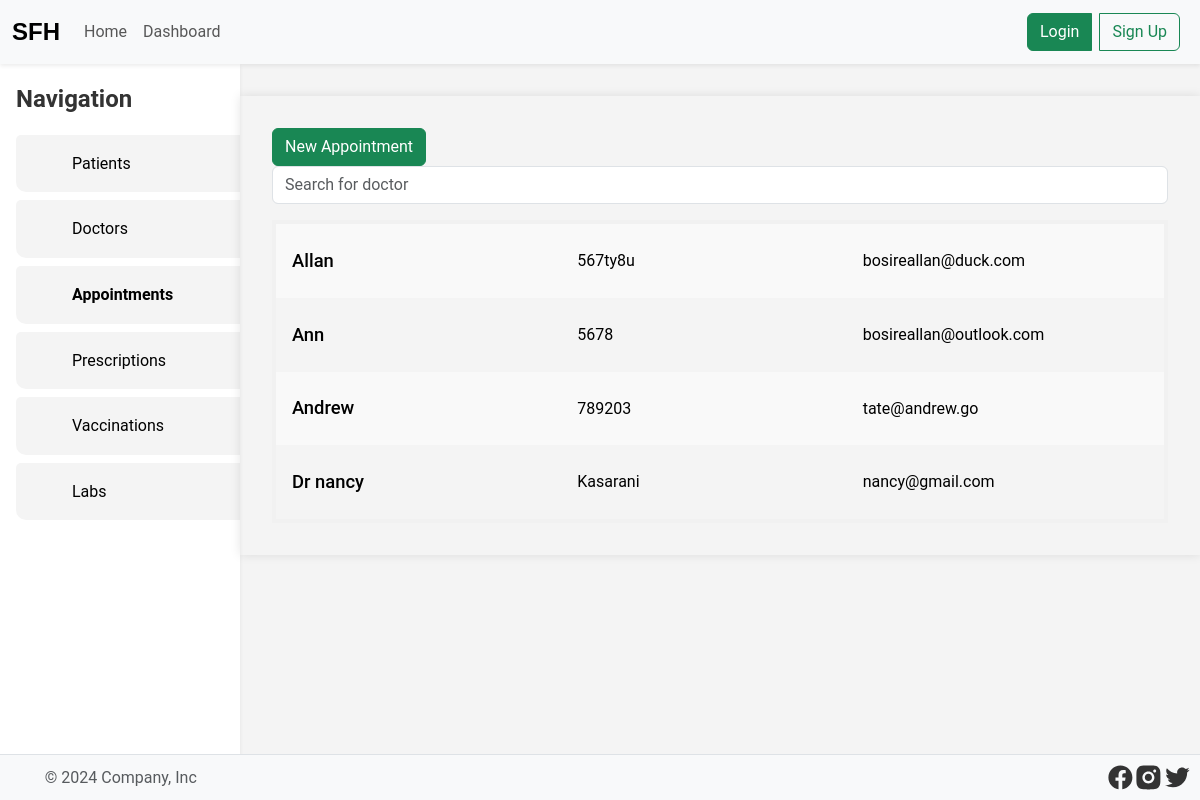
Page /appointments.php on the earlier database version.
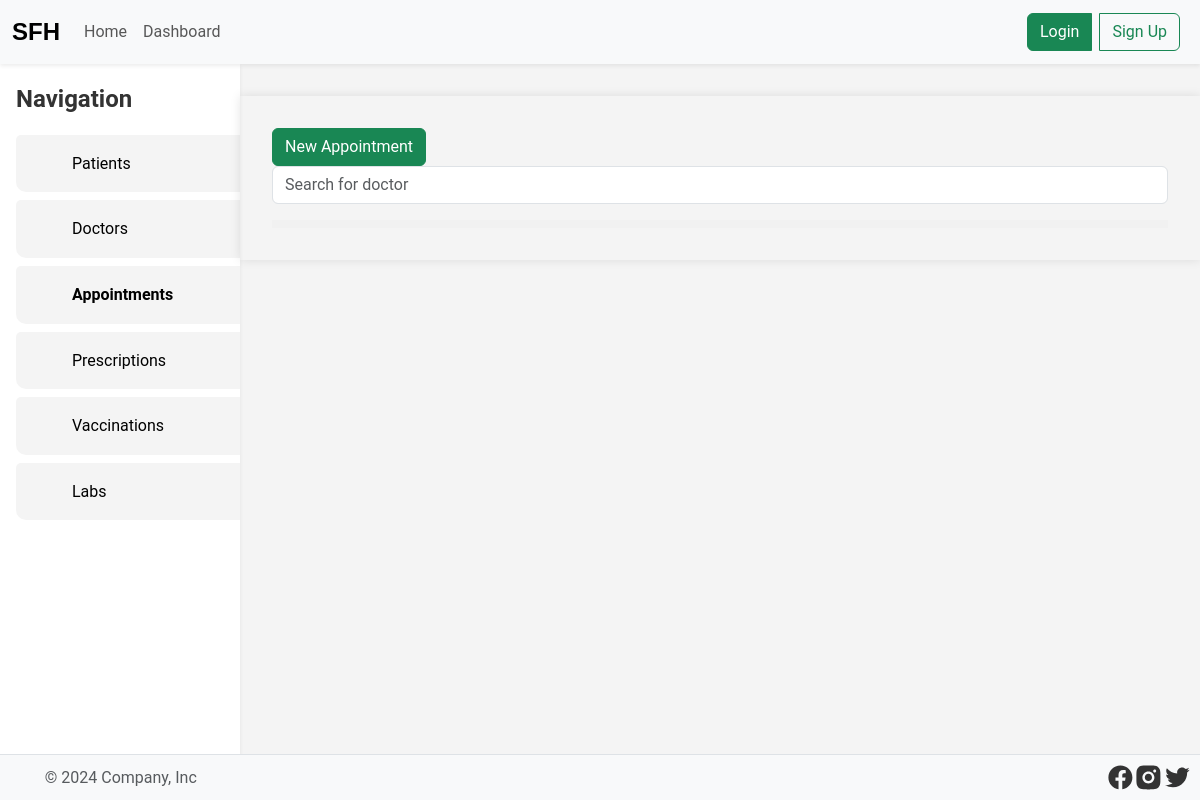
Same page on the later database version.
### tables this page shows
CREATE TABLE doctors
(
    id         integer      not null primary key,
    name       varchar(255) not null,
    email      varchar(255) not null unique,
    phone      varchar(255) not null unique,
    address    varchar(255),
    created_at timestamp    not null default current_timestamp,
    updated_at timestamp    not null default current_timestamp
);

### utils/helpers.php (called while the page is built, shortened)
<?php
function getAuthCookie(): ?string
{
    $cookie = $_COOKIE['auth'] ?? null;
    if (!$cookie) return null;
    $cookie = trim($cookie);
    return $cookie;
}

### db/DB.php (called while the page is built, shortened)
<?php
class Row
{
    private $row = null;
    public function __construct($row)
    {
        $this->row = $row;
    }
    function get($key)
    {
        return $this->row[$key];
    }
}
class Result
{
    private $result = null;
    public function __construct(array $result)
    {
        $this->result = $result;
    }
    function at($index): ?Row
    {
        return new Row($this->result[$index]);
    }
    public function count(): int
    {
        return count($this->result);
    }
}
class DB
{
    private $db;
    function __construct($location)
    {
        try {
            $this->db = new PDO("sqlite:$location");
            $this->db->setAttribute(PDO::ATTR_ERRMODE, PDO::ERRMODE_EXCEPTION);
        } catch (PDOException $e) {
            throw new Exception($e->getMessage());
        }
    }
    function query(string $sql, ...$params): array
    {
        try {
            if (count($params) > 0) {
                $stmt = $this->db->prepare($sql);
                $placeholderCount = substr_count($sql, '?');
                if ($placeholderCount !== count($params))
                    return [null, "Parameter count mismatch: Expected $placeholderCount, got " . count($params)];
                $stmt->execute($params);
                return [new Result($stmt->fetchAll()), null];
            } else {
                $result = $this->db->query($sql);
                return [new Result($result->fetchAll()), null];
            }
        } catch (Exception $e) {
            return [null, $e->getMessage()];
        }
    }
}
$db = new DB("./db/db.sqlite");

### appointments.php (the view, shortened to what this page needs)
<!Doctype html>
<html lang="en">
<?php include 'partials/head.php'; ?>
<body>
<?php include 'partials/header.php' ?>
<?php global $errors, $db, $mail,
             $successes; ?>
<?php
[$doctors, $error] = $db->query("SELECT * FROM doctors");
?>
<main class="d-flex">
    <?php include 'partials/aside.php'; ?>
    <div class="wrapper w-100">
        <div class="doctors">
            <a class="btn btn-success" href="./appointment_add.php">New Appointment</a>
            <input name="search_input" type="text" class="form-control mb-3" id="search" autocomplete="off"
                   aria-describedby="searchInput" placeholder="Search for doctor" title="search for parent"
                   oninput="searchDoctors(this)">
            <div class="doctors-list">
                <?php for ($i = 0; $i < $doctors->count(); $i++) : ?>
                    <a class="doctor" href="/doctor_appointments.php?doctor_id=<?php echo $doctors->at($i)->get('id') ?>">
                        <h3><?php echo $doctors->at($i)->get('name') ?></h3>
                        <p><?php echo $doctors->at($i)->get('phone') ?></p>
                        <p><?php echo $doctors->at($i)->get('email') ?></p>
                    </a>
                <?php endfor; ?>
            </div>
        </div>
    </div>
</main>
<?php include 'partials/footer.php'; ?>
</body>
</html>

### partials/head.php (shortened to what this page needs)
<?php require_once 'utils/helpers.php'; ?>
<?php require_once 'db/DB.php'; ?>
<head>
    <link rel="stylesheet" href="/assets/css/bootstrap.min.css">
    <link rel="stylesheet" type="text/css" href="/assets/css/styles.css">
</head>

### partials/header.php (shortened to what this page needs)
<header class="navbar navbar-expand-lg bg-body-tertiary shadow-sm w-100">
    <div class="container-fluid">
        <a class="navbar-brand" href="/"><span class="logo">SFH</span></a>
        <div class="collapse navbar-collapse" id="navbarSupportedContent">
            <ul class="navbar-nav me-auto mb-2 mb-lg-0">
                <li class="nav-item">
                    <a class="nav-link" aria-current="page" href="/">Home</a>
                </li>
                <li class="nav-item">
                    <a class="nav-link"
                        <?php
                            if (getAuthCookie()) echo "href='dashboard.php'";
                            else echo "href='login.php'";
                        ?>
                    >Dashboard</a>
                </li>
            </ul>
            <div class="d-flex btn-group" role="search">
                <?php
                    if (!getAuthCookie()) {
                        echo '<a href="/login.php" class="btn btn-success me-2">Login</a>';
                        echo '<a href="/register.php" class="btn btn-outline-success me-2">Sign Up</a>';
                    } else {
                        echo '<a href="/logout.php" class="btn btn-secondary">Logout</a>';
                    }
                ?>
            </div>
        </div>
    </div>
</header>

### partials/aside.php (shortened to what this page needs)
<div class="d-flex flex-column shadow-sm aside shadow">
    <span class="aside-nav-header mb-3">Navigation</span>
    <ul class="aside-nav">
        <li><a href="/patients.php">Patients</a></li>
        <li><a href="/doctors.php">Doctors</a></li>
        <li><a href="/appointments.php">Appointments</a></li>
        <li><a href="#">Prescriptions</a></li>
        <li><a href="#">Vaccinations</a></li>
        <li><a href="#">Labs</a></li>
    </ul>
</div>

### partials/footer.php (shortened to what this page needs)
<footer class="d-flex flex-wrap justify-content-between align-items-center border-top p-2">
    <div class="col-md-4 d-flex align-items-center">
        <a href="/" class="mb-3 me-2 mb-md-0 text-body-secondary text-decoration-none lh-1">
            <svg class="bi" width="30" height="24">
                <use xlink:href="#bootstrap"></use>
            </svg>
        </a>
        <span class="mb-3 mb-md-0 text-body-secondary">© 2024 Company, Inc</span>
    </div>
    <ul class="col-md-4 justify-content-end list-unstyled d-flex" style="margin: 0">
        <li>
            <a href="https://web.facebook.com/StFrancisHospitalkasarani?_rdc=1&_rdr" class="icon-facebook"
               target="_blank"
               rel="noopener noreferrer">
            </a>
        </li>
        <li>
            <a href="https://web.facebook.com/StFrancisHospitalkasarani?_rdc=1&_rdr" class="icon-instagram"
               target="_blank"
               rel="noopener noreferrer">
            </a>
        </li>
        <li>
            <a href="https://web.facebook.com/StFrancisHospitalkasarani?_rdc=1&_rdr" class="icon-twitter"
               target="_blank"
               rel="noopener noreferrer">
            </a>
        </li>
    </ul>
</footer>

### assets/css/styles.css (style rules this page uses)
* { margin: 0; padding: 0; box-sizing: border-box; }
a { text-decoration: none; color: #000; }
body { font-family: 'Roboto', sans-serif; background-color: #f4f4f4; color: #333; line-height: 1.6; display: flex; flex-direction: column; min-height: 100vh; }
header { flex: 0 0 auto; }
main { flex: 1 0 auto; }
footer { flex: 0 0 auto; }

### partials/head.php (style rules this page uses)
:root { --accent: #ffbade; }

### partials/header.php (style rules this page uses)
.logo { font-size: 1.5rem; font-weight: 800; color: #000; font-family: 'Poppins', sans-serif; }

### partials/aside.php (style rules this page uses)
.aside { background-color: white; display: inline; width: 300px; max-width: 20vw; padding-left: 1rem; padding-top: 1rem; }
.aside-nav-header { font-size: 1.5rem; font-weight: bold; }
.aside-nav { list-style: none; padding: 0; min-height: 500px; display: flex; gap: 0.5rem; flex-direction: column; }
.aside-nav a { width: 100%; height: 100%; }
.aside-nav li { padding: 1rem 0 1rem 25%; background-color: #f4f4f4; border-radius: 5px 0 0 10px; cursor: pointer; }
.aside-nav a.active { font-weight: 600; }

### appointments.php (style rules this page uses)
.doctors { box-shadow: 0 0 10px rgba(0, 0, 0, 0.1); max-width: 1000px; margin: 2rem auto auto; padding: 2rem; }
.doctors-list { display: flex; flex-direction: column; border: 4px solid #f1f1f1; }
.doctor { display: grid; grid-template-columns: 1fr 1fr 1fr; padding: 1rem; cursor: pointer; }
.doctor:nth-child(odd) { background-color: #f9f9f9; }
.doctor > * { display: flex; align-items: center; height: 100%; }
.doctor h3 { font-size: 1.15rem; font-weight: 500; }

### partials/footer.php (style rules this page uses)
footer { background-color: #f8f9fa; }
footer svg { fill: #333; width: 1.8rem; }

Differences in the rows shown:
removed doctors: name "Allan", phone "567ty8u", email "bosireallan@duck.com"
removed doctors: name "Ann", phone "5678", email "bosireallan@outlook.com"
removed doctors: name "Andrew", phone "789203", email "tate@andrew.go"
removed doctors: name "Dr nancy", phone "Kasarani", email "nancy@gmail.com"
